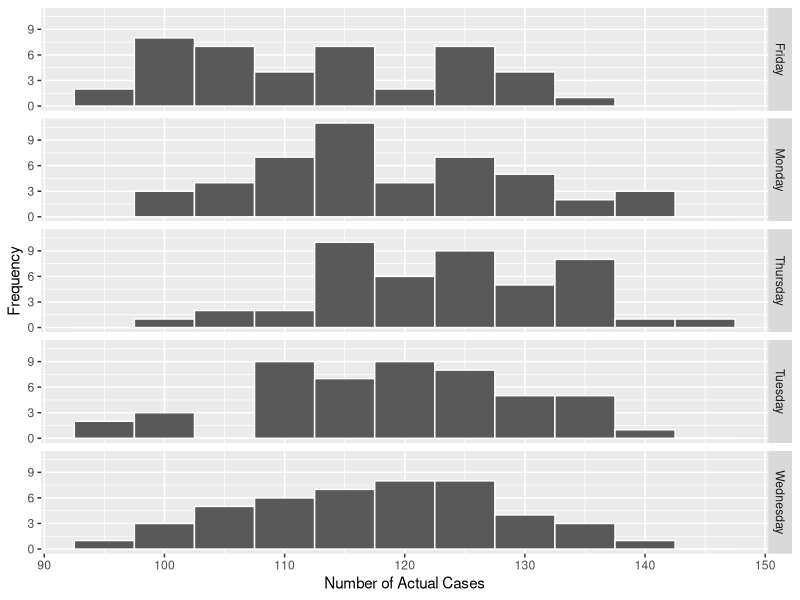
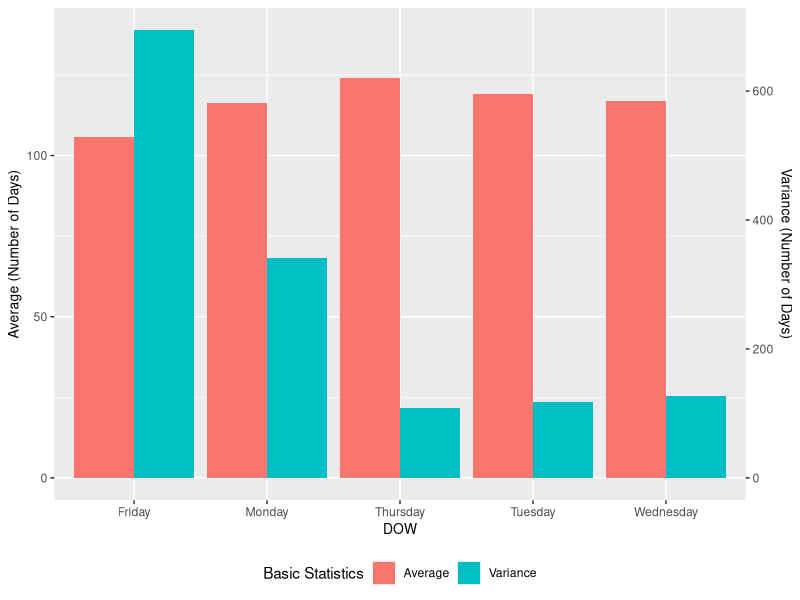
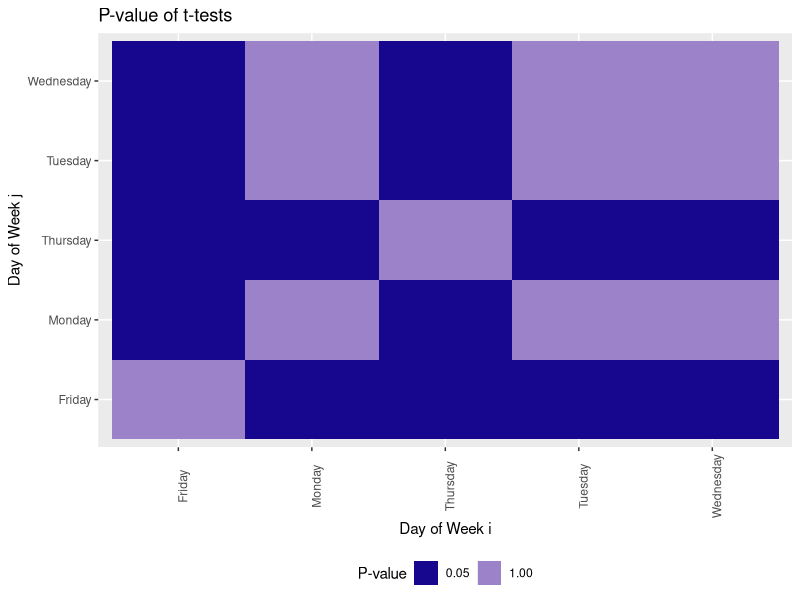
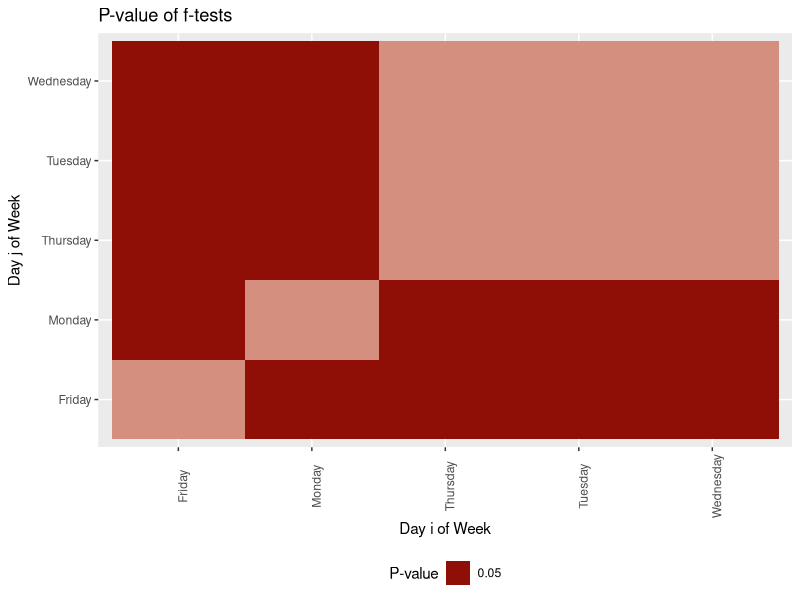
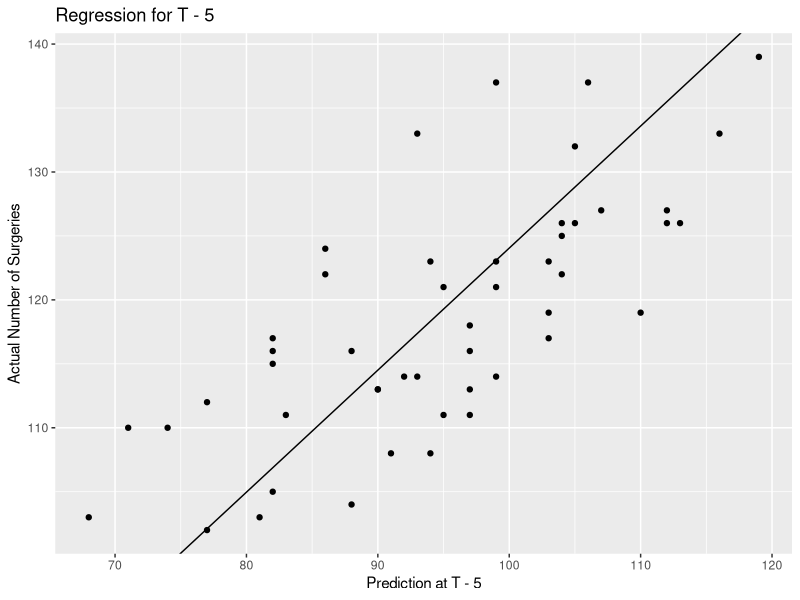
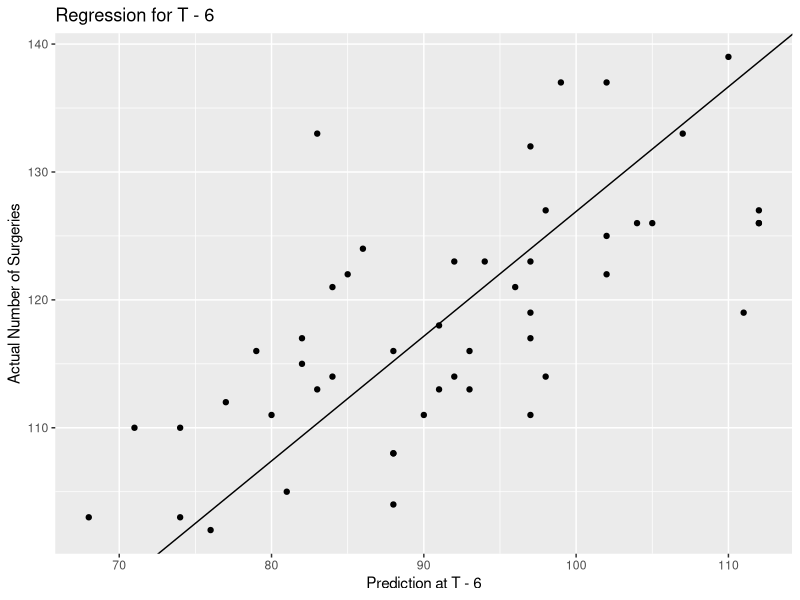
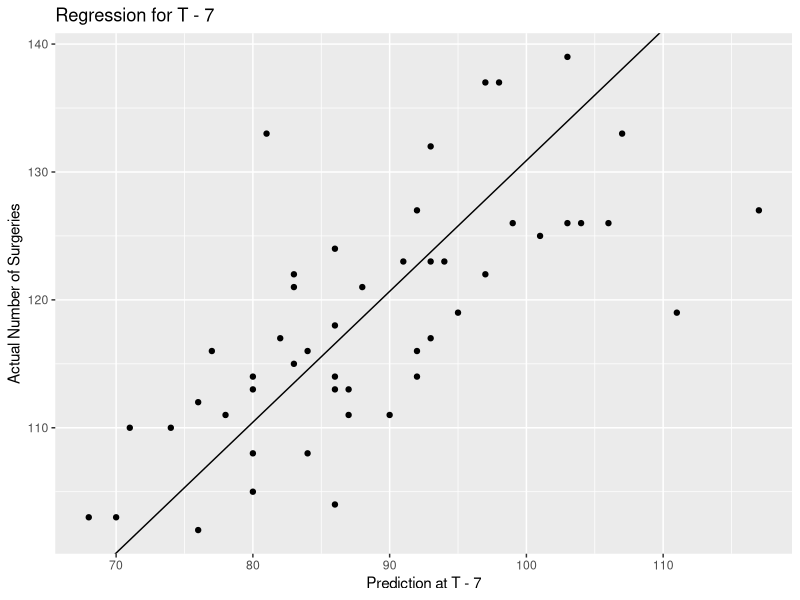
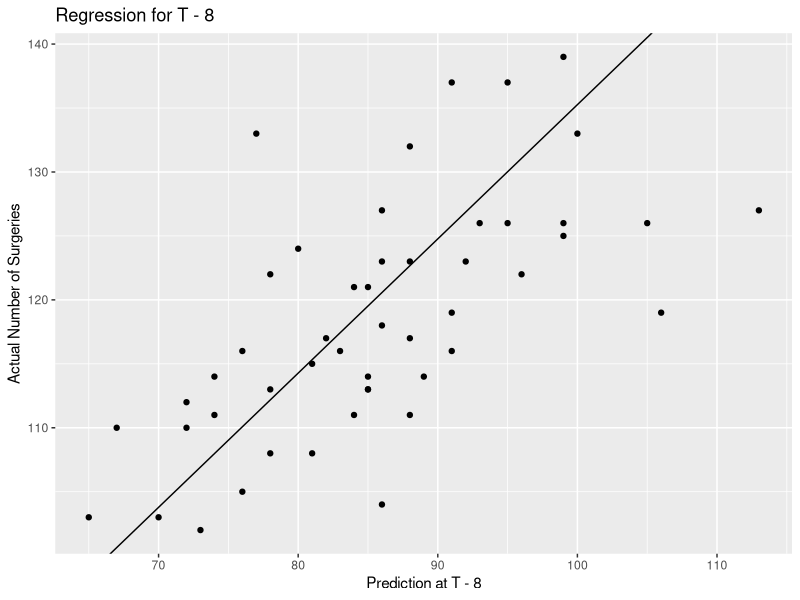

These charts were generated, in order, by the following R code:
## ---- chunk 1
knitr::opts_chunk$set(echo = TRUE)
remove(list=ls())
library("tidyr")
library("dplyr")
library("readr")
library("magrittr")
library("ggplot2")
## ---- chunk 2
train_set_maker <- function(dataframe, train_ratio) {
  n_total <-   nrow(dataframe)
  n_train <- floor(train_ratio*nrow(dataframe))
  n_test <- n_total - n_train
  df_train <- dataframe[1:n_train,]
  df_test <- dataframe[n_train+1:n_total,] %>% na.omit()
  return(list(df_train, df_test, n_train, n_test))
}

# Takes a column and detects outliers
detect_outlier <- function(x) {
  
  Quantile1 <- quantile(x, probs=.25, na.rm = TRUE)
  Quantile3 <- quantile(x, probs=.75, na.rm = TRUE)
  IQR = Quantile3-Quantile1
  x > Quantile3 + (IQR*1.5) | x < Quantile1 - (IQR*1.5)
}

# Takes a data frame and a column and removes the outliers from the
# original data frame
remove_outlier <- function(dataframe,
                           columns=names(dataframe)) {
  # for loop to traverse in columns vector
  for (colmn in columns) {
    # remove observation if it satisfies outlier function
    dataframe <- dataframe[!detect_outlier(dataframe[[colmn]]), ]
  }
  return(dataframe)
}
## ---- chunk 3
df_main <- read_csv("VUMC_Data.csv", show_col_types=FALSE )
df_main %<>%
  mutate(SurgDate=as.Date(SurgDate, format="%m/%d/%Y"),
         DOW=weekdays.Date(SurgDate))
## ---- chunk 4
main_cols <- names(df_main)
df_main %>%
  remove_outlier(columns=main_cols[startsWith(main_cols, "T -") |
                                     startsWith(main_cols, "Actual")]) %>%  
  ggplot() +
  geom_histogram(aes(x=Actual), binwidth=5, color="white") +
  facet_grid(rows=vars(DOW)) +
  labs(x="Number of Actual Cases", y="Frequency")
## ---- chunk 5
df_dow_actual <- df_main %>%
  group_by(DOW) %>%
  summarize(dow_actual_avg=mean(Actual),
            dow_actual_var=var(Actual))

coeff <- 5

df_dow_actual %>%
  mutate(dow_actual_var=dow_actual_var/coeff) %>%
  pivot_longer(cols=c(dow_actual_avg, dow_actual_var),
               names_to="stat", values_to="stat_val") %>%
  arrange(-desc(DOW)) %>%
  ggplot() +
  geom_col(aes(x=DOW, y=stat_val, fill=stat), position="dodge") +
  scale_y_continuous(name="Average (Number of Days)",
                      sec.axis = 
                       sec_axis(~.*coeff, name="Variance (Number of Days)")) +
  scale_fill_discrete(labels=c("Average", "Variance"))+
  guides(fill=guide_legend(title="Basic Statistics", position="bottom")) +
  theme(axis.title = element_text(size=10))
## ---- chunk 6
df_temp <- df_main %>%
  select(DOW, Actual) %>%
  group_by(DOW)

dows <- unique(df_main$DOW)

df_stat <- data.frame(dow_i=NA, dow_j=NA, ttest_pvalue=NA, ftest_pvalue=NA)

for (dow1 in dows) {
  for (dow2 in dows) {
    new_row <- c(dow_i=dow1, dow_j=dow2,
                 ttest_pvalue=t.test(df_temp$Actual[df_temp$DOW==dow1],
                              df_temp$Actual[df_temp$DOW==dow2],
                              paired=FALSE)["p.value"][[1]],
                 ftest_pvalue=var.test(df_temp$Actual[df_temp$DOW==dow1],
                              df_temp$Actual[df_temp$DOW==dow2],
                              paired=FALSE)["p.value"][[1]])
    df_stat <- rbind(df_stat, new_row)
  }
}
df_stat %<>% na.omit() %>%
  mutate(ttest_pvalue=as.numeric(ttest_pvalue),
         ftest_pvalue=as.numeric(ftest_pvalue))
## ---- chunk 7
ggplot(df_stat, aes(x=dow_i, y=dow_j, fill=ttest_pvalue)) +
  geom_tile()+
  labs(x="Day of Week i", y="Day of Week j",
       title="P-value of t-tests")+
  scale_fill_steps(breaks=c(0,0.05,1), low="blue4", high="white") +
  guides(fill=guide_legend(title="P-value")) +
  theme(axis.text.x=element_text(angle=90), legend.position="bottom")

ggplot(df_stat, aes(x=dow_i, y=dow_j, fill=ftest_pvalue)) +
  geom_tile()+
  labs(x="Day i of Week", y="Day j of Week",
       title="P-value of f-tests")+
  scale_fill_steps(breaks=c(0,0.05,1), low="red4", high="white") +
  guides(fill=guide_legend(title="P-value")) +
  theme(axis.text.x=element_text(angle=90), legend.position="bottom")
  

## ---- chunk 8

predictors <- paste(c("T - "), 5:9, sep="")
df_model1 <- data.frame(Predictor=NA, b0=NA, b1=NA,
                        MSE_train=NA, MSE_test=NA, R2=NA)

# selecing 80% as trianing data and 20% as test data
out <- train_set_maker(df_main, 0.8)
df_train <- out[[1]]
df_test <- out[[2]]
n_train <- out[[3]]
n_test <- out[[4]]

for (predictor in predictors) {
  model <- lm(df_train$Actual ~ df_train[predictor][[1]], data=df_train)
  b0 <- model$coefficients[[1]] %>% round(3)
  b1 <- model$coefficients[[2]] %>% round(3)
  MSE_train <-
    (sum((df_train$Actual - (b0 + b1*df_train[predictor]))^2)/(n_train)) %>%
    round(3)
  MSE_test <-
    (sum((df_test$Actual - (b0 + b1*df_test[predictor]))^2)/n_test) %>%
    round(3)
  R2 <- summary(model)["r.squared"][[1]] %>% round(3)
  df_model1 %<>% rbind(c(predictor, b0, b1, MSE_train, MSE_test, R2))
  
  print(ggplot(df_test) +
          geom_point(aes(x=df_test[predictor][[1]], y= Actual)) +
          geom_abline(intercept=model$coefficients[1],
                      slope=model$coefficients[2]) +
          labs(x=paste("Prediction at",predictor),
               y="Actual Number of Surgeries",
               title=paste("Regression for",predictor)))
    
}
df_model1 %<>% na.omit()
## ---- chunk 9
df_model1 %>%
  ggplot(aes(x=Predictor, y=as.numeric(MSE_test))) +
  geom_point(size=2) +
  labs(y="MSE (Mean Squared Error)", title="Comparison of MSE of T-i")

df_model1 %>%
  mutate(R2=as.numeric(R2)) %>%
  ggplot(aes(x=Predictor, y=R2)) +
  geom_point(size=2) +
  labs(y="R-squared (Goodness of Fit)", title="Comparison of R2 of T-i") +
  scale_y_continuous(limits = c(0.8,0.85))
  
## ---- chunk 10
df_inc <- df_main
colnames <- names(df_main[3:18])

# Adding increment values to the original data frame
df_inc[gsub("T -", "I -", colnames)] <- (df_main[3:18] - df_main[4:19])

# Separating training and test data
out <- train_set_maker(df_inc, 0.8)
df_inc_train <- out[[1]]
df_inc_test <- out[[2]]

# Model 1
model1 <- lm(Actual ~ `I - 28` + `I - 21` + `I - 14` + `I - 13` + `I - 12` +
               `I - 11` + `I - 10` + `I - 9` + `I - 8` + `I - 7`,
             data=df_inc_train)

predicted1 <- predict(model1, df_inc_test)
MSE_test1 <- (sum((df_inc_test$Actual - predicted1)^2)/
               n_test) %>% round(3)
R21 <- summary(model1)["r.squared"][[1]] %>% round(3)
sprintf("Test MSE of model 1: %.2f  R-squared of model 1: %.2f", MSE_test1, R21)

df_model2 <- data.frame(DOW=NA, MSE_test2=NA, R22=NA)
# Stratifying days for model 2
for (dow in dows) {
  df_inc_tr_str <- df_inc_train %>% filter(DOW==dow)
  df_inc_tst_str <- df_inc_test %>% filter(DOW==dow)
  n_test <- nrow(df_inc_tst_str)
  
  # Model 2
  model2 <- lm(Actual ~ `I - 28` + `I - 21` + `I - 14` + `I - 13` + `I - 12` +
               `I - 11` + `I - 10` + `I - 9` + `I - 8` + `I - 7`,
               data=df_inc_tr_str)
  
  predicted2 <- predict(model2, df_inc_tst_str)
  MSE_test2 <- (sum((df_inc_tst_str$Actual - predicted2)^2)/
                 n_test) %>% round(3)
  R22 <- summary(model2)["r.squared"][[1]] %>% round(3)
  df_model2 <- rbind(df_model2, c(dow, MSE_test2, R22))
}
df_model2 %>%
  na.omit() %>%
  mutate(MSE_test2=as.numeric(MSE_test2)) %>%
  ggplot(aes(x=DOW, y=MSE_test2)) +
  geom_point(size=2) +
  labs(x="Day", y="MSE of Test Data", title="MSE of Test Data for Model 2") +
  theme(axis.text.x=element_text(angle=90))

df_model2 %>%
  na.omit() %>%
  mutate(MSE_test2=as.numeric(R22)) %>%
  ggplot(aes(x=DOW, y=R22)) +
  geom_point(size=2) +
  labs(x="Day", y="R-squared", title="R-squared of Model 2") +
  theme(axis.text.x=element_text(angle=90))

## ---- chunk 11
n_MA <- 5

df_test <- df_inc %>%
  filter(SurgDate>=as.Date("2012-09-04") & SurgDate<=as.Date("2012-09-14")) %>%
  arrange(-desc(SurgDate))

df_train <- df_inc %>%
  filter(!(SurgDate>=as.Date("2012-09-04") & SurgDate<=as.Date("2012-09-14"))) %>%
  arrange(-desc(SurgDate))

for (row in (n_MA:nrow(df_inc))) {
  df_inc[row+1, "MA"] <- mean(mean(df_inc$Actual[(row-n_MA+1):row]))
}

df_inc %<>% na.omit()

df_test$MA <- df_inc$MA[df_inc$SurgDate>=as.Date("2012-09-04") &
                         df_inc$SurgDate<=as.Date("2012-09-14")]

df_test %>%
  ggplot(aes(x=SurgDate)) +
  geom_line(aes(y=Actual, color="Test Actual"), linewidth=2) +
  geom_line(aes(y=MA, color="MA"), linetype="dashed", linewidth=2) +
  scale_y_continuous(limits=c(80,150)) +
  labs(x="Surgery Date", y="Number of Surgeries",
       title="Prediction of Actual Number of Surgeries by MA for Test Data")

## ---- chunk 12

df_inc$Model1 <- predict(model1, df_inc)
n_inc <- nrow(df_inc)

df_inc %>%
  ggplot(aes(x=SurgDate)) +
  geom_line(aes(y=Actual, color="Test Actual"), linewidth=0.5) +
  geom_line(aes(y=MA, color="MA"), linetype="dashed", linewidth=0.5) +
  geom_line(aes(y=Model1, color="Regression"), linetyep="dotdash", linewidth=0.5) +
  labs(x="Surgery Date", y="Number of Surgeries",
       title="Prediction of Actual Number of Surgeries by MA and Regression for whole Data")

df_test$Model1 <- predict(model1, df_test)
n_test <- nrow(df_test)

df_test %>%
  ggplot(aes(x=SurgDate)) +
  geom_line(aes(y=Actual, color="Test Actual"), linewidth=2) +
  geom_line(aes(y=MA, color="MA"), linetype="dashed", linewidth=2) +
  geom_line(aes(y=Model1, color="Regression"), linetyep="dotdash", linewidth=2) +
  labs(x="Surgery Date", y="Number of Surgeries",
       title="Prediction of Actual Number of Surgeries by MA and Regression for Test Data")

MSE_model1 <- (sum((df_test$Actual - df_test$Model1)^2)/
               n_test) %>% round(3)
MSE_MA <- (sum((df_test$Actual - df_test$MA)^2)/
               n_test) %>% round(3)
## ---- chunk 13

